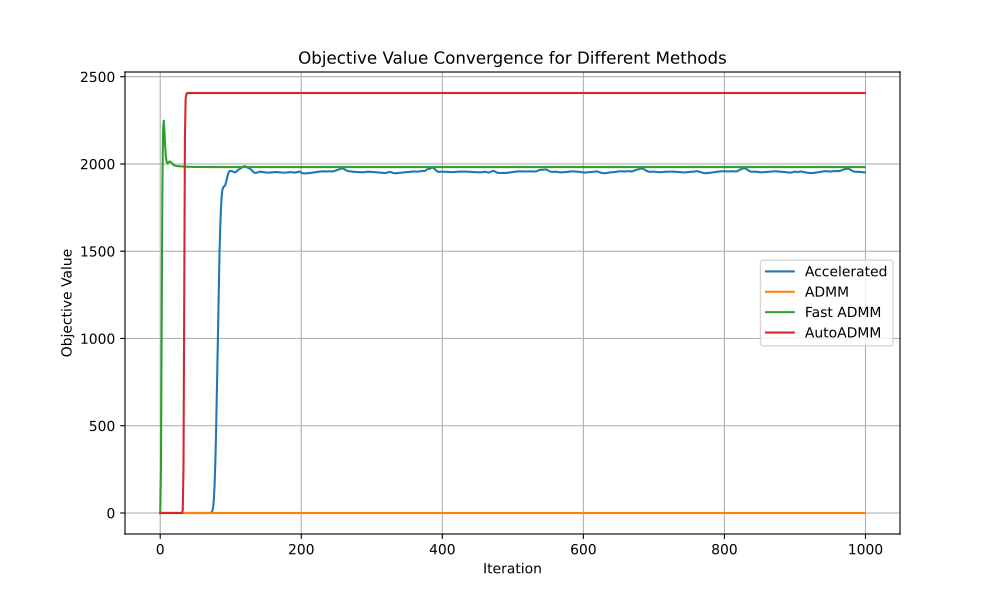

Python code for this plot:
import numpy as np
import matplotlib.pyplot as plt

def prox_l1(b, lambd):
    # The proximal operator of the l1 norm
    return np.maximum(0, b - lambd) + np.minimum(0, b + lambd)

def augmented_lagrangian(A, B, X, Z, Y1, Y2, mu):
    return np.linalg.norm(X.ravel(), 1) + np.sum(Y1 * (A @ Z - B)) + np.sum(Y2 * (X - Z)) + (mu / 2) * (np.linalg.norm(A @ Z - B, 'fro')**2 + np.linalg.norm(X - Z, 'fro')**2)


def update_penalty(dY1, dY2, Y1, Y2, mu, rho, max_mu, iter_count, stage_count):
    Y1 = Y1 + mu * dY1
    Y2 = Y2 + mu * dY2
    
    # 自适应惩罚参数更新，根据当前阶段数动态调整
    if iter_count >= stage_count:
        mu = min(rho * mu, max_mu)  # 增大惩罚参数
        iter_count = 0  # 重置迭代计数器
    return Y1, Y2, mu, rho, iter_count + 1

def l1_accelerated(A, B, opts):
    tol = opts.get('tol', 1e-8)
    max_iter = opts.get('max_iter', 500)
    rho = opts.get('rho', 1.1)
    mu = opts.get('mu', 1e-4)
    max_mu = opts.get('max_mu', 1e10)
    DEBUG = opts.get('DEBUG', 0)
    anderson_m = opts.get('anderson_m', 5)

    d, na = A.shape
    _, nb = B.shape

    X = np.zeros((na, nb))
    Z = np.zeros_like(X)
    Y1 = np.zeros((d, nb))
    Y2 = np.zeros_like(X)
    AtB = A.T @ B
    I = np.eye(na)
    invAtAI = np.linalg.inv(A.T @ A + I) @ I

    history_X = []
    history_Z = []

    prev_aug_lagrangian = augmented_lagrangian(A, B, X, Z, Y1, Y2, mu)
    objective_list = []
    errors_list = []

    for iter in range(1, max_iter + 1):
        Xk = X.copy()
        Zk = Z.copy()
        
        X = prox_l1(Z - Y2 / mu, 1 / mu)
        Z = invAtAI @ (-A.T @ Y1 / mu + AtB + Y2 / mu + X)

        dY1 = A @ Z - B
        dY2 = X - Z

        Y1 += mu * dY1
        Y2 += mu * dY2

        if len(history_X) == anderson_m:
            history_X.pop(0)
            history_Z.pop(0)
        
        history_X.append(X.copy())
        history_Z.append(Z.copy())

        if len(history_X) > 1:
            delta_X = np.array([history_X[i] - history_X[i - 1] for i in range(1, len(history_X))]).reshape(len(history_X) - 1, -1)
            delta_Z = np.array([history_Z[i] - history_Z[i - 1] for i in range(1, len(history_Z))]).reshape(len(history_Z) - 1, -1)
            G = np.vstack([delta_X, delta_Z]).T
            g = np.hstack([(X - history_X[0]).flatten(), (Z - history_Z[0]).flatten()])
            if G.shape[0] == g.shape[0]:  # Ensure compatibility before lstsq
                alpha = np.linalg.lstsq(G, g, rcond=None)[0]
                X -= np.dot(alpha, delta_X[-1])
                Z -= np.dot(alpha, delta_Z[-1])

        chgX = np.max(np.abs(Xk - X))
        chgZ = np.max(np.abs(Zk - Z))
        chg = max(chgX, chgZ, np.max(np.abs(dY1)), np.max(np.abs(dY2)))

        obj = np.linalg.norm(X.ravel(), 1)
        err = np.sqrt(np.linalg.norm(dY1, 'fro') ** 2 + np.linalg.norm(dY2, 'fro') ** 2)
        
        if DEBUG and (iter == 1 or iter % 10 == 0):
            print(f'iter {iter}, mu={mu}, obj={obj}, err={err}')
        errors_list.append(err)
        objective_list.append(obj)
        
        if chg < tol:
            break

        # Adaptive mu update
        current_aug_lagrangian = augmented_lagrangian(A, B, X, Z, Y1, Y2, mu)
        lagrangian_diff = current_aug_lagrangian - prev_aug_lagrangian
        prev_aug_lagrangian = current_aug_lagrangian

        if lagrangian_diff > 0:
            mu = min(rho * mu, max_mu)
        else:
            mu /= rho

    return errors_list, objective_list

def l1_admm(A, B, opts):
    tol = opts.get('tol', 1e-8)
    max_iter = opts.get('max_iter', 500)
    rho = opts.get('rho', 1.1)
    mu = opts.get('mu', 1e-4)
    max_mu = opts.get('max_mu', 1e10)
    DEBUG = opts.get('DEBUG', 0)
    stage_count = opts.get('stage_count', 100)  # 每个阶段的最大迭代次数

    d, na = A.shape
    _, nb = B.shape

    X = np.zeros((na, nb))
    Z = np.zeros_like(X)
    Y1 = np.zeros((d, nb))
    Y2 = np.zeros_like(X)

    AtB = A.T @ B
    I = np.eye(na)
    invAtAI = np.linalg.inv(A.T @ A + I) @ I

    iter_count = 0  # 当前阶段的迭代计数器
    objective_list = []
    errors_list = []

    for iter in range(1, max_iter + 1):
        Xk = X.copy()
        Zk = Z.copy()
        
        # update X
        X = prox_l1(Z - Y2 / mu, 1 / mu)
        
        # update Z
        Z = invAtAI @ (-A.T @ Y1 / mu + AtB + Y2 / mu + X)

        dY1 = A @ Z - B
        dY2 = X - Z

        chgX = np.max(np.abs(Xk - X))
        chgZ = np.max(np.abs(Zk - Z))
        chg = max([chgX, chgZ, np.max(np.abs(dY1)), np.max(np.abs(dY2))])
        obj = np.linalg.norm(X.ravel(), 1)
        err = np.sqrt(np.linalg.norm(dY1, 'fro') ** 2 + np.linalg.norm(dY2, 'fro') ** 2)

        if DEBUG and (iter == 1 or iter % 10 == 0):
            print(f'iter {iter}, mu={mu}, obj={obj}, err={err}')
        
        errors_list.append(err)
        objective_list.append(obj)

        if chg < tol:
            break

        # 自适应更新惩罚参数
        Y1, Y2, mu, rho, iter_count = update_penalty(dY1, dY2, Y1, Y2, mu, rho, max_mu, iter_count, stage_count)

    return errors_list, objective_list

def l1_fast_admm(A, B, opts):
    # Set default options
    tol = opts.get('tol', 1e-8)
    max_iter = opts.get('max_iter', 500)
    rho = opts.get('rho', 1.0)  # 使用 rho 作为惩罚参数
    lam = opts.get('lam', 1.0)
    DEBUG = opts.get('DEBUG', 0)

    d, na = A.shape
    _, nb = B.shape

    X = np.zeros((na, nb))
    Z = np.zeros_like(X)
    U = np.zeros_like(X)  # 拉格朗日乘子

    AtA = A.T @ A
    I = np.eye(na)
    invAtA_I = np.linalg.inv(AtA + I)  # 预计算矩阵逆
    objective_list = []
    errors_list = []

    for iter in range(max_iter):
        # x-update: 更新 X
        Xk = X.copy()
        X = prox_l1(Z - U, lam/rho)

        # z-update: 更新 Z
        Zk = Z.copy()
        Z = invAtA_I @ (A.T @ B + (lam / rho) * (U + X))

        # u-update: 更新拉格朗日乘子 U
        U = U + (X - Z)
        chgX = np.max(np.abs(Xk - X))
        chgZ = np.max(np.abs(Zk - Z))

        # 计算残差
        primal_resid = np.linalg.norm(X - Z, 'fro')
        dual_resid = np.linalg.norm(rho * (Z - Z_prev), 'fro') if iter > 0 else 0
        err = np.sqrt(primal_resid ** 2 + dual_resid ** 2)
        chg = max([chgX, chgZ, np.max(np.abs(primal_resid)), np.max(np.abs(dual_resid))])
        obj = np.linalg.norm(X.ravel(), 1)

        if DEBUG and (iter == 0 or (iter + 1) % 10 == 0):
            print(f'iter {iter+1}, obj={obj}, err={err}, primal_resid={primal_resid}, dual_resid={dual_resid}')
        errors_list.append(err)
        objective_list.append(obj)

        # 检查收敛条件
        if chg < tol:
            break

        Z_prev = Z.copy()  # 保存上一次的 Z 用于计算双重残差

    obj = np.linalg.norm(X.ravel(), 1)
    return errors_list, objective_list

def l1_autoAdmm(A, B, opts):
    tol = opts.get('tol', 1e-8)
    max_iter = opts.get('max_iter', 500)
    rho = opts.get('rho', 1.1)
    mu = opts.get('mu', 1e-4)
    max_mu = opts.get('max_mu', 1e10)
    DEBUG = opts.get('DEBUG', 0)
    
    d, na = A.shape
    _, nb = B.shape

    X = np.zeros((na, nb))
    Z = np.zeros_like(X)
    Y1 = np.zeros((d, nb))
    Y2 = np.zeros_like(X)

    AtB = A.T @ B
    I = np.eye(na)
    invAtAI = np.linalg.inv(A.T @ A + I) @ I
    objective_list = []
    errors_list = []

    for iter in range(1, max_iter + 1):
        Xk = X.copy()
        Zk = Z.copy()
        # update X
        X = prox_l1(Z - Y2 / mu, 1 / mu)
        # update Z
        Z = invAtAI @ (-A.T @ Y1 / mu + AtB + Y2 / mu + X)
        dY1 = A @ Z - B
        dY2 = X - Z
        chgX = np.max(np.abs(Xk - X))
        chgZ = np.max(np.abs(Zk - Z))
        chg = max([chgX, chgZ, np.max(np.abs(dY1)), np.max(np.abs(dY2))])
        obj = np.linalg.norm(X.ravel(), 1)
        err = np.sqrt(np.linalg.norm(dY1, 'fro')**2 + np.linalg.norm(dY2, 'fro')**2)
        
        if DEBUG and (iter == 1 or iter % 10 == 0):
            print(f'iter {iter}, mu={mu}, obj={obj}, err={err}')
        errors_list.append(err)
        objective_list.append(obj)
        
        if chg < tol:
            break

        # Adjust rho dynamically
        # rho_update = 2 * (np.linalg.norm(dY1, 'fro')**2 + np.linalg.norm(dY2, 'fro')**2) / (np.linalg.norm(X - Z, 'fro')**2 + np.linalg.norm(A @ Z - B, 'fro')**2)
        # rho = min(max(rho_update, 1.1), 10)
        rho_update = 1.01 + 0.1 * (chgX / chgZ)
        rho = min(max(rho * rho_update, 1.1), 10.0)
        
        Y1 = Y1 + mu * dY1
        Y2 = Y2 + mu * dY2
        mu = min(rho * mu, max_mu)
    
    return errors_list, objective_list

if __name__ == "__main__":
    # Generate toy data
    d = 10
    na = 200
    nb = 100

    A = np.random.randn(d, na)
    X = np.random.randn(na, nb)
    B = A @ X
    b = B[:, 0]

    # Options for the elastic net minimization
    opts = {
        'tol': 1e-6,
        'max_iter': 1000,
        'rho': 1.1,
        'mu': 1e-4,
        'max_mu': 1e10,
        'DEBUG': 1
    }
    

    # Regularization parameter for elastic net
    lambda_ = 0.01
    objective_list_map = {"Accelerated": [], "ADMM": [], "Fast ADMM": [], "AutoADMM": []}
    line_styles = {"Accelerated": "-", "ADMM": "--", "Fast ADMM": "-.", "AutoADMM": ":"}  # Different line styles
    markers = {"Accelerated": "o", "ADMM": "s", "Fast ADMM": "^", "AutoADMM": "D"}  # Different markers

    for key in objective_list_map.keys():
        if key == "Accelerated":
            error_list, objective_list = l1_accelerated(A, B, opts)
        elif key == "ADMM":
            error_list, objective_list = l1_admm(A, B, opts)
        elif key == "Fast ADMM":
            error_list, objective_list = l1_fast_admm(A, B, opts)
        else:
            error_list, objective_list = l1_autoAdmm(A, B, opts)

        if len(objective_list) < 1000:
            objective_list.extend([objective_list[-1]] * (1000 - len(objective_list)))
        objective_list_map[key] = objective_list

    # Plotting the objective lists with different line styles and markers
    plt.figure(figsize=(10, 6))
    for key, objective_list in objective_list_map.items():
        plt.plot(objective_list, label=key)

    plt.xlabel('Iteration')
    plt.ylabel('Objective Value')
    plt.title('Objective Value Convergence for Different Methods')
    plt.legend()
    plt.grid(True)
    plt.savefig("./l1.pdf")
